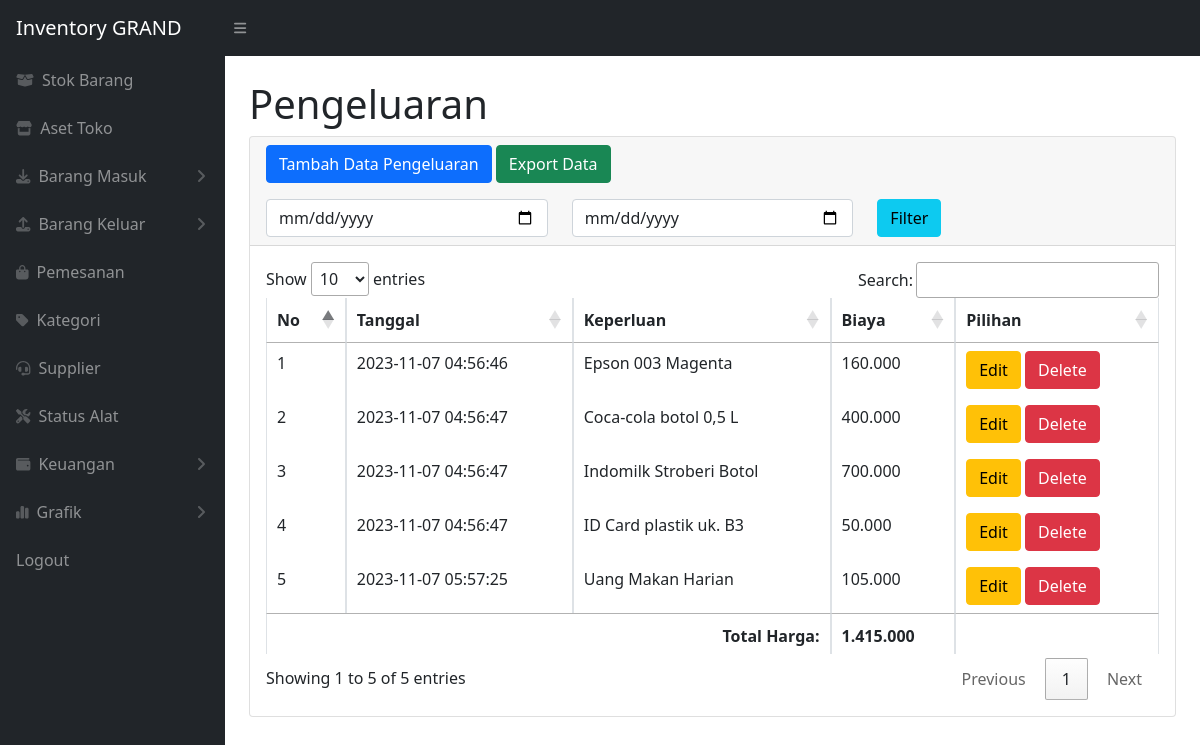
/pengeluaran.php (signed in), run on the app's committed database.
### tables this page shows
CREATE TABLE `pengeluaran` (
  `idpengeluaran` int(11) NOT NULL,
  `tanggal` timestamp NOT NULL DEFAULT current_timestamp() ON UPDATE current_timestamp(),
  `namabarang` varchar(200) NOT NULL,
  `harga` decimal(10,0) NOT NULL
);

### pengeluaran.php (the view, shortened to what this page needs)
<?php
require 'function.php';
?>
<!DOCTYPE html>
<html lang="en">
<head>
    <link href="https://cdn.datatables.net/1.13.2/css/jquery.dataTables.min.css" rel="stylesheet" />
    <link href="css/styles.css" rel="stylesheet" />
</head>
<body class="sb-nav-fixed">
    <?php include "components/nav.php" ?>
    <div id="layoutSidenav">
        <?php include "components/sidebar.php" ?>
        <div id="layoutSidenav_content">
            <main>
                <div class="container-fluid px-4">
                    <h1 class="mt-4">Pengeluaran</h1>
                    <div class="card mb-4">
                        <div class="card-header">
                            <button type="button" class="btn btn-primary" data-bs-toggle="modal" data-bs-target="#myModal">
                                Tambah Data Pengeluaran
                            </button>
                            <a href="exportpengeluaran.php" class="btn btn-success">Export Data</a>
                            <br>
                            <form method="post" class="mt-3">
                                <div class="row">
                                    <div class="col">
                                        <input type="date" name="tgl_mulai" class="form-control">
                                    </div>
                                    <div class="col">
                                        <input type="date" name="tgl_selesai" class="form-control">
                                    </div>
                                    <div class="col">
                                        <button type="submit" name="filter_tgl" class="btn btn-info">Filter</button>
                                    </div>
                                </div>
                            </form>
                        </div>
                        <div class="card-body">
                            <div class="table-responsive">
                                <table class="table table-bordered" id="dataTable" width="100%" cellspacing="0">
                                    <thead>
                                        <tr>
                                            <th>No</th>
                                            <th>Tanggal</th>
                                            <th>Keperluan</th>
                                            <th>Biaya</th>
                                            <th>Pilihan</th>
                                        </tr>
                                    </thead>
                                    <tbody>
                                        <?php
                                        $ambilsemuadatapengeluaran = mysqli_query($conn, "select * from pengeluaran");
                                        $i = 1;
                                        $totalharga = 0;
                                        while ($data = mysqli_fetch_array($ambilsemuadatapengeluaran)) {
                                            $idp = $data['idpengeluaran'];
                                            $tanggal = $data['tanggal'];
                                            $namabarang = $data['namabarang'];
                                            $harga = $data['harga'];
                                            $format_harga = number_format($harga, 0, ',', '.');
                                            $totalharga += $harga;
                                        ?>
                                            <tr>
                                                <td><?= $i++; ?></td>
                                                <td><?= $tanggal; ?></td>
                                                <td><?= $namabarang; ?></td>
                                                <td><?= $format_harga; ?></td>
                                                <td>
                                                    <button type="button" class="btn btn-warning" data-bs-toggle="modal" data-bs-target="#edit<?= $idp; ?>">
                                                        Edit
                                                    </button>
                                                    <button type="button" class="btn btn-danger" data-bs-toggle="modal" data-bs-target="#delete<?= $idp; ?>">
                                                        Delete
                                                    </button>
                                                </td>
                                            </tr>
                            </div>
                        </div>
                    <?php
                                        };
                    ?>
                    <tfoot>
                        <tr>
                            <td colspan="3" class="text-end"><strong>Total Harga:</strong></td>
                            <td><strong><?= number_format($totalharga, 0, ',', '.'); ?></strong></td>
                            <td></td>
                        </tr>
                    </tfoot>
</body>
</html>

### data on the page
pengeluaran: tanggal "2023-11-07 04:56:46", namabarang "Epson 003 Magenta", harga "160.000"
pengeluaran: tanggal "2023-11-07 04:56:47", namabarang "Coca-cola botol 0,5 L", harga "400.000"
pengeluaran: tanggal "2023-11-07 04:56:47", namabarang "Indomilk Stroberi Botol", harga "700.000"
pengeluaran: tanggal "2023-11-07 04:56:47", namabarang "ID Card plastik uk. B3", harga "50.000"
pengeluaran: tanggal "2023-11-07 05:57:25", namabarang "Uang Makan Harian", harga "105.000"

### other printed values
$totalharga "1.415.000"
